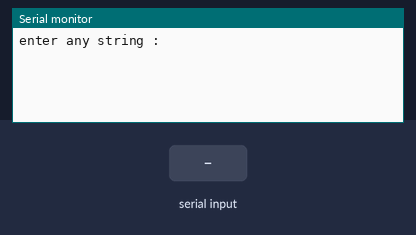
Recording of a sketch running on a simulated Arduino Uno, built with avr-gcc and run on an emulated ATmega328P. Shown: the last lines printed to the serial monitor. Inputs (shaded band) come from the test bench.

Above: at 1.8 s.
1.9 s: "1" received over Serial
At 3.4 s:
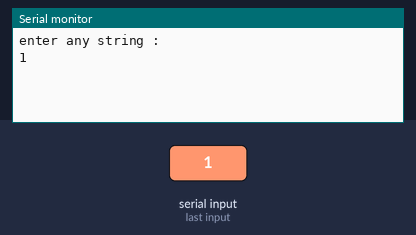
4.4 s: "0" received over Serial
At 5.8 s:
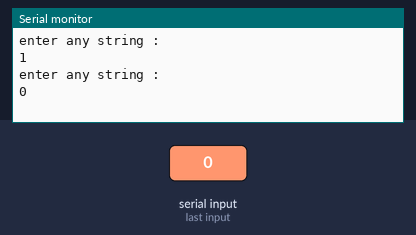
5.9 s: "2" received over Serial
7.4 s: "1" received over Serial
At 10.2 s:
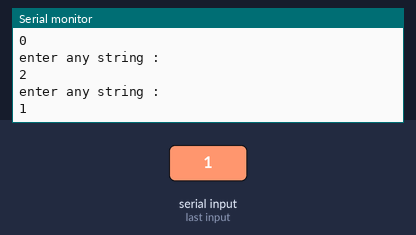
Timing chart, 0 to 11.4 s (numbered marks = the images above; inputs shaded):
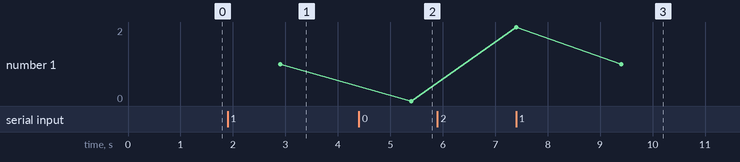

The sketch:

AnalogReadSerial.ino
```cpp
/*
  AnalogReadSerial

  Reads an analog input on pin 0, prints the result to the Serial Monitor.
  Graphical representation is available using Serial Plotter (Tools > Serial Plotter menu).
  Attach the center pin of a potentiometer to pin A0, and the outside pins to +5V and ground.

  Thisexample code is in the public domain.

  http://www.arduino.cc/en/Tutorial/AnalogReadSerial
*/

// the setup routine runs once when you press reset:
void setup() {
  // initialize serial communication at 9600 bits per second:
  Serial.begin(9600);
}

// the loop routine runs over and over again forever:
void loop() {
  // read the input on analog pin 0:
 // int sensorValue = analogRead(A0);
  // print out the value you read:
  delay(1000);
Serial.write("enter any string : \n");
  String str = "";
  while(str == "")
  {
    str = Serial.readString();
  }
  Serial.println(str);
          // delay in between reads for stability
}
```

Measured:
- after the input at 1.9 s, the serial monitor: prints a new line after 1.0 s (image 1)
- after the input at 4.4 s, the serial monitor: prints a new line after 1.0 s (image 2)
- after the input at 7.4 s, the serial monitor: prints a new line after 2.0 s (image 3)
- plotted number 1: 1 → 0 after the input at 4.4 s, 0 → 1 after the input at 7.4 s
